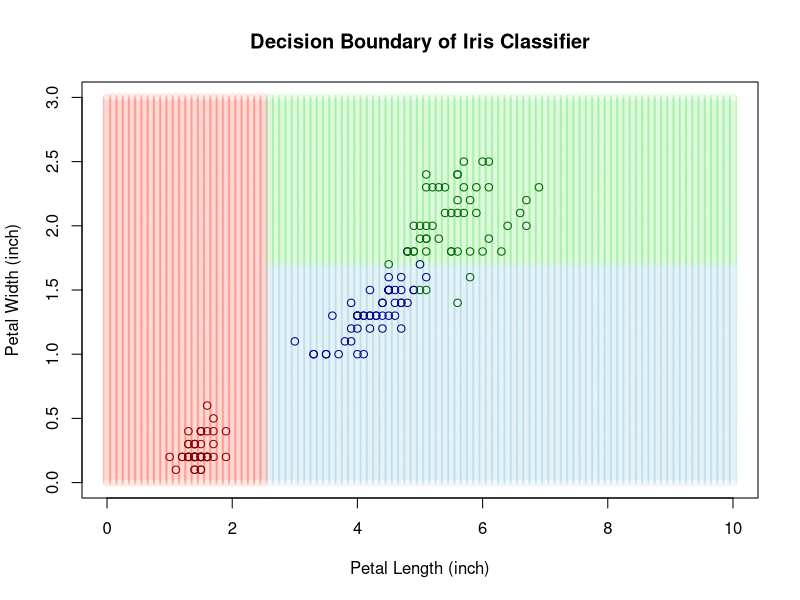

Generate this figure with R:
# Train a decision tree classifier on the iris data set 
# and explore it's decision boundary graphically
# what we can nicely see is the orthogonality of the decision tree splits
#


rm(list = ls());

library(ggplot2);
library(dplyr);
library(rpart);

species_to_colour <- function(species, cols = c("salmon", "lightgreen", "lightblue")){
  return(
    ifelse(species == "setosa", cols[1],
           ifelse(species == "virginica", cols[2], cols[3]))
  );
}


data_df <- iris;

#pairs(data_df)


#petal length and petal width provide nice separation
N         <- length(data_df$Species);
train_pct <- .7;
train_idx <- sample(1:N, size = train_pct * N);

train_df <- data_df[train_idx, ];
test_df  <- data_df[-train_idx, ];
tree     <- rpart(formula = Species ~ Petal.Length + Petal.Width, data = train_df);
species  <- levels(data_df$Species);

pl <- seq(0, 10, .1);
pw <- seq(0, 3, .01);
p_grid <- expand.grid(pl, pw)
p_grid_df <- data.frame(p_grid);
names(p_grid_df) <- c("Petal.Length", "Petal.Width");

yhat_train <- predict(tree, train_df);
yhat_test  <- predict(tree, test_df);
yhat_grid  <- predict(tree, p_grid_df)

yhat_train <- species[apply(yhat_train, MARGIN = 1, which.max)]
yhat_test  <- species[apply(yhat_test, MARGIN = 1, which.max)]
yhat_grid  <- species[apply(yhat_grid, MARGIN = 1, which.max)]


p_grid_df$Species <- yhat_grid;

p_grid_df$Color <- species_to_colour(p_grid_df$Species);
data_df$Color   <- species_to_colour(data_df$Species, cols = c("darkred", "darkgreen", "darkblue"));

plot(p_grid_df$Petal.Length, p_grid_df$Petal.Width, col = alpha(p_grid_df$Color, .2),
     main = "Decision Boundary of Iris Classifier", 
     xlab = "Petal Length (inch)", 
     ylab = "Petal Width (inch)");
points(data_df$Petal.Length, data_df$Petal.Width, col = data_df$Color, pch = 1);